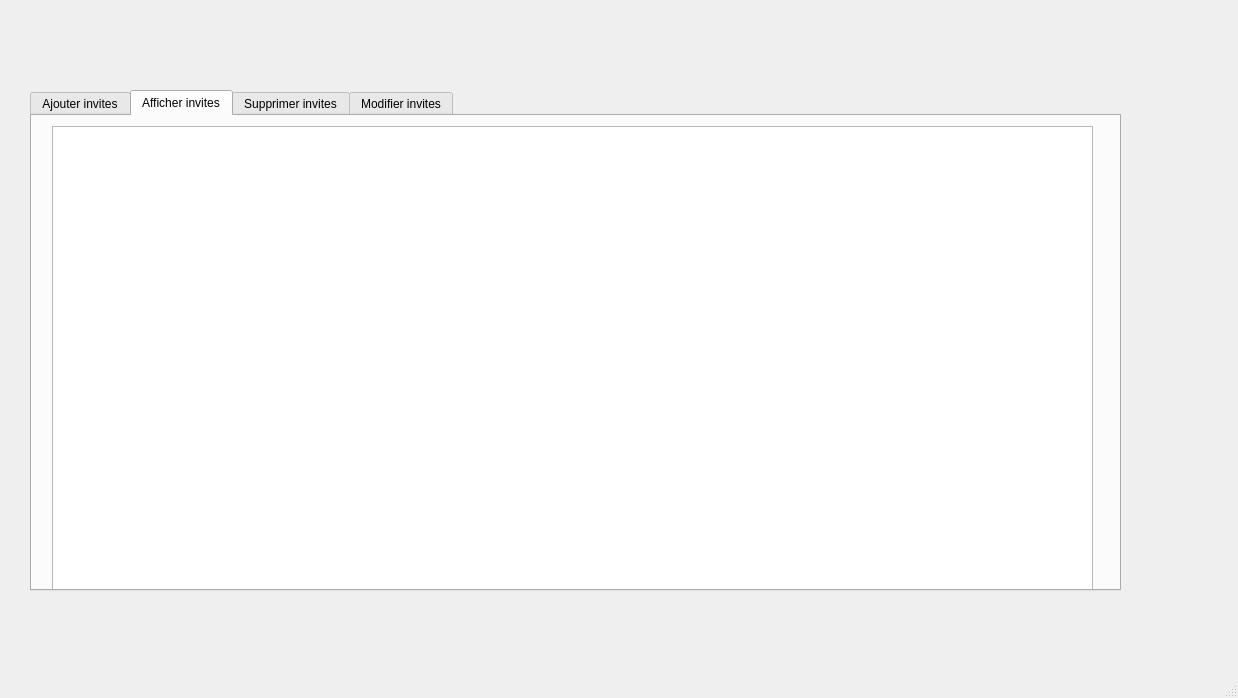
<?xml version="1.0" encoding="UTF-8"?>
<ui version="4.0">
 <class>MainWindow</class>
 <widget class="QMainWindow" name="MainWindow">
  <property name="geometry">
   <rect>
    <x>0</x>
    <y>0</y>
    <width>1238</width>
    <height>698</height>
   </rect>
  </property>
  <property name="windowTitle">
   <string>MainWindow</string>
  </property>
  <widget class="QWidget" name="centralwidget">
   <widget class="QTabWidget" name="tabWidget">
    <property name="geometry">
     <rect>
      <x>30</x>
      <y>90</y>
      <width>1091</width>
      <height>501</height>
     </rect>
    </property>
    <property name="currentIndex">
     <number>1</number>
    </property>
    <widget class="QWidget" name="Ajouter_invites">
     <attribute name="title">
      <string>Ajouter invites</string>
     </attribute>
     <widget class="QLineEdit" name="le_cin">
      <property name="geometry">
       <rect>
        <x>170</x>
        <y>40</y>
        <width>113</width>
        <height>20</height>
       </rect>
      </property>
     </widget>
     <widget class="QDateEdit" name="la_date">
      <property name="geometry">
       <rect>
        <x>180</x>
        <y>190</y>
        <width>110</width>
        <height>25</height>
       </rect>
      </property>
     </widget>
     <widget class="QLineEdit" name="Num_tel">
      <property name="geometry">
       <rect>
        <x>180</x>
        <y>230</y>
        <width>113</width>
        <height>20</height>
       </rect>
      </property>
     </widget>
     <widget class="QLabel" name="label_date">
      <property name="geometry">
       <rect>
        <x>40</x>
        <y>190</y>
        <width>51</width>
        <height>21</height>
       </rect>
      </property>
      <property name="text">
       <string>Date</string>
      </property>
     </widget>
     <widget class="QLabel" name="label_metier">
      <property name="geometry">
       <rect>
        <x>40</x>
        <y>160</y>
        <width>71</width>
        <height>21</height>
       </rect>
      </property>
      <property name="text">
       <string>Metier</string>
      </property>
     </widget>
     <widget class="QLabel" name="label_Nom">
      <property name="geometry">
       <rect>
        <x>40</x>
        <y>80</y>
        <width>51</width>
        <height>21</height>
       </rect>
      </property>
      <property name="text">
       <string>Nom</string>
      </property>
     </widget>
     <widget class="QPushButton" name="ajouter">
      <property name="geometry">
       <rect>
        <x>390</x>
        <y>180</y>
        <width>81</width>
        <height>31</height>
       </rect>
      </property>
      <property name="text">
       <string>Ajouter</string>
      </property>
     </widget>
     <widget class="QLineEdit" name="mail">
      <property name="geometry">
       <rect>
        <x>180</x>
        <y>270</y>
        <width>113</width>
        <height>20</height>
       </rect>
      </property>
     </widget>
     <widget class="QLabel" name="label_cin">
      <property name="geometry">
       <rect>
        <x>40</x>
        <y>40</y>
        <width>71</width>
        <height>21</height>
       </rect>
      </property>
      <property name="text">
       <string>CIN</string>
      </property>
     </widget>
     <widget class="QLabel" name="label_prenom">
      <property name="geometry">
       <rect>
        <x>30</x>
        <y>120</y>
        <width>61</width>
        <height>21</height>
       </rect>
      </property>
      <property name="text">
       <string>Prénom</string>
      </property>
     </widget>
     <widget class="QLineEdit" name="le_nom">
      <property name="geometry">
       <rect>
        <x>170</x>
        <y>70</y>
        <width>113</width>
        <height>20</height>
       </rect>
      </property>
     </widget>
     <widget class="QLineEdit" name="le_metier">
      <property name="geometry">
       <rect>
        <x>170</x>
        <y>150</y>
        <width>113</width>
        <height>20</height>
       </rect>
      </property>
     </widget>
     <widget class="QLineEdit" name="le_prenom">
      <property name="geometry">
       <rect>
        <x>170</x>
        <y>110</y>
        <width>113</width>
        <height>20</height>
       </rect>
      </property>
     </widget>
     <widget class="QLabel" name="label_Num_tel">
      <property name="geometry">
       <rect>
        <x>40</x>
        <y>230</y>
        <width>61</width>
        <height>21</height>
       </rect>
      </property>
      <property name="text">
       <string>Num_tel</string>
      </property>
     </widget>
     <widget class="QLabel" name="label_Mail">
      <property name="geometry">
       <rect>
        <x>40</x>
        <y>270</y>
        <width>61</width>
        <height>21</height>
       </rect>
      </property>
      <property name="text">
       <string>Mail</string>
      </property>
     </widget>
     <widget class="QLineEdit" name="la_duree">
      <property name="geometry">
       <rect>
        <x>180</x>
        <y>320</y>
        <width>113</width>
        <height>20</height>
       </rect>
      </property>
     </widget>
     <widget class="QLabel" name="label_Duree">
      <property name="geometry">
       <rect>
        <x>40</x>
        <y>330</y>
        <width>61</width>
        <height>21</height>
       </rect>
      </property>
      <property name="text">
       <string>Duree</string>
      </property>
     </widget>
     <widget class="QPushButton" name="quitter_ajout">
      <property name="geometry">
       <rect>
        <x>530</x>
        <y>180</y>
        <width>91</width>
        <height>31</height>
       </rect>
      </property>
      <property name="text">
       <string>Quitter</string>
      </property>
     </widget>
    </widget>
    <widget class="QWidget" name="Afficher_invites">
     <attribute name="title">
      <string>Afficher invites</string>
     </attribute>
     <widget class="QTableView" name="afficher">
      <property name="geometry">
       <rect>
        <x>20</x>
        <y>10</y>
        <width>1041</width>
        <height>471</height>
       </rect>
      </property>
     </widget>
    </widget>
    <widget class="QWidget" name="Supprimer_invites">
     <attribute name="title">
      <string>Supprimer invites</string>
     </attribute>
     <widget class="QLineEdit" name="le_cin_supp">
      <property name="geometry">
       <rect>
        <x>210</x>
        <y>50</y>
        <width>113</width>
        <height>20</height>
       </rect>
      </property>
     </widget>
     <widget class="QPushButton" name="supprimer">
      <property name="geometry">
       <rect>
        <x>440</x>
        <y>50</y>
        <width>91</width>
        <height>31</height>
       </rect>
      </property>
      <property name="text">
       <string>Supprimer</string>
      </property>
     </widget>
     <widget class="QLabel" name="label_cin_supp">
      <property name="geometry">
       <rect>
        <x>80</x>
        <y>50</y>
        <width>71</width>
        <height>21</height>
       </rect>
      </property>
      <property name="text">
       <string>CIN</string>
      </property>
     </widget>
     <widget class="QPushButton" name="quitter_supp">
      <property name="geometry">
       <rect>
        <x>230</x>
        <y>120</y>
        <width>91</width>
        <height>31</height>
       </rect>
      </property>
      <property name="text">
       <string>Quitter</string>
      </property>
     </widget>
    </widget>
    <widget class="QWidget" name="Modifier_invites">
     <attribute name="title">
      <string>Modifier invites</string>
     </attribute>
     <widget class="QLabel" name="label_cin_modif">
      <property name="geometry">
       <rect>
        <x>220</x>
        <y>30</y>
        <width>71</width>
        <height>21</height>
       </rect>
      </property>
      <property name="text">
       <string>CIN</string>
      </property>
     </widget>
     <widget class="QLabel" name="label_Mail_modif">
      <property name="geometry">
       <rect>
        <x>220</x>
        <y>170</y>
        <width>61</width>
        <height>21</height>
       </rect>
      </property>
      <property name="text">
       <string>Duree</string>
      </property>
     </widget>
     <widget class="QDateEdit" name="la_date_modif">
      <property name="geometry">
       <rect>
        <x>350</x>
        <y>100</y>
        <width>110</width>
        <height>25</height>
       </rect>
      </property>
     </widget>
     <widget class="QPushButton" name="modifier">
      <property name="geometry">
       <rect>
        <x>560</x>
        <y>120</y>
        <width>81</width>
        <height>31</height>
       </rect>
      </property>
      <property name="text">
       <string>Modifier</string>
      </property>
     </widget>
     <widget class="QLineEdit" name="la_duree_modif">
      <property name="geometry">
       <rect>
        <x>350</x>
        <y>170</y>
        <width>113</width>
        <height>20</height>
       </rect>
      </property>
     </widget>
     <widget class="QLabel" name="label_date_modif">
      <property name="geometry">
       <rect>
        <x>220</x>
        <y>100</y>
        <width>51</width>
        <height>21</height>
       </rect>
      </property>
      <property name="text">
       <string>Date</string>
      </property>
     </widget>
     <widget class="QLineEdit" name="le_cin_modif">
      <property name="geometry">
       <rect>
        <x>350</x>
        <y>30</y>
        <width>113</width>
        <height>25</height>
       </rect>
      </property>
     </widget>
     <widget class="QPushButton" name="quitter_modif">
      <property name="geometry">
       <rect>
        <x>690</x>
        <y>120</y>
        <width>91</width>
        <height>31</height>
       </rect>
      </property>
      <property name="text">
       <string>Quitter</string>
      </property>
     </widget>
    </widget>
   </widget>
  </widget>
  <widget class="QMenuBar" name="menubar">
   <property name="geometry">
    <rect>
     <x>0</x>
     <y>0</y>
     <width>1238</width>
     <height>30</height>
    </rect>
   </property>
  </widget>
  <widget class="QStatusBar" name="statusbar"/>
 </widget>
 <resources/>
 <connections/>
</ui>
